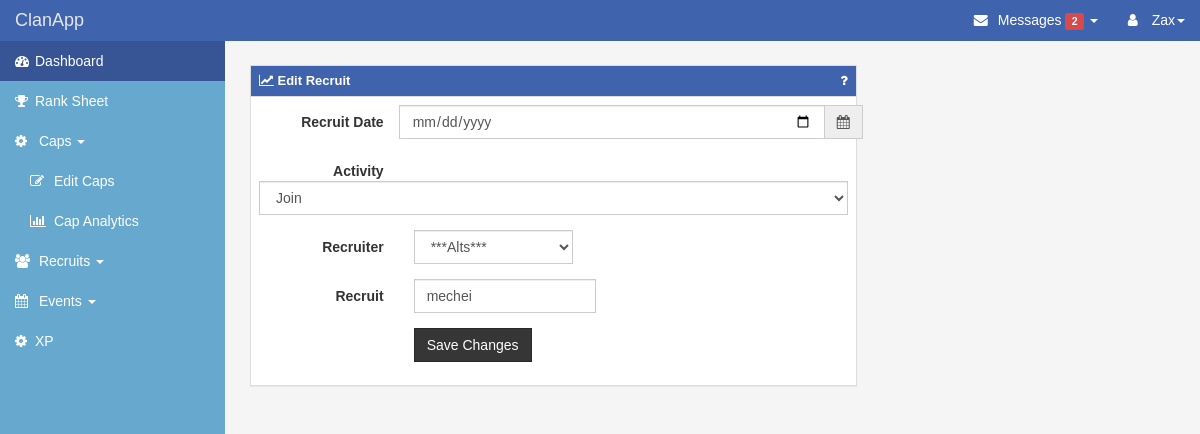
The app's page /recruits/edit/299 (signed in) with its own data.
### app/models.py (models this page shows, shortened)
class Users(db.Model):
    __tablename__ = "users"
    id = db.Column('user_id', db.Integer, primary_key=True)
    username = db.Column('username', db.String(50), unique=True, index=True)
    password_hash = db.Column('password', db.String(128))
    email = db.Column('email', db.String(50), unique=True, index=True)
    @property
    def password(self):
        """ Prevent password from being accessed"""
        raise AttributeError('Password is not a readable attribute.')
    @password.setter
    def password(self, password):
        """Set password to a hashed password"""
        self.password_hash = generate_password_hash(password)
    @property
    def is_authenticated(self):
        return True

class Recruits(db.Model):
    __tablename__ = "recruits"
    id = db.Column(db.Integer, primary_key=True, autoincrement=True, nullable=False)
    recruit_date = db.Column(db.Date, index=True, unique=False)
    activity_type = db.Column(db.String(15), index=True, unique=False)
    recruiter = db.Column(db.String(15), index=True, unique=False)
    recruit = db.Column(db.String(15), index=True, unique=False)
    points = db.Column(db.Integer, index=True, unique=False)
    change_to_recruit_count = db.Column(db.Integer, index=True, unique=False)

### app/recruits/views.py (the view, shortened to what this page needs)
@recruits.route('/recruits/edit/<int:id>', methods=['GET', 'POST'])
@login_required
def edit_recruit(id):
    recruit = models.Recruits.query.get_or_404(id)
    form = RecruitsForm(obj=recruit)
    return render_template('recruits/recruit.html', action="recruits.edit_recruit", id=id, form=form,
                           title="Edit Recruit", button_text="Save Changes")

### app/recruits/forms.py
class RecruitsForm(FlaskForm):
    def __init__(self, *args, **kwargs):
        super(RecruitsForm, self).__init__(*args, **kwargs)
        self.recruiter.choices = [(account.rsn, account.rsn) for account in
                                  models.Accounts.query]  # .filter(models.Accounts.in_clan == 'Yes')]
        self.recruiter.choices.extend([('***Unknown***', '***Unknown***'),
                                       ("***Alts***", "***Alts***"), ("***Founder***", "***Founder***")])
        self.recruiter.choices.sort(key=lambda t: tuple(t[0].lower()))
    recruit_date = DateField('Event Date', format='%Y/%m/%d')
    activity = SelectField("Activity Type Choices", choices=[('Join', 'Join'), ('Leave', 'Leave')],
                           validators=[DataRequired()])
    recruiter = SelectField("RSN Choices", validators=[DataRequired()])
    recruit = StringField('recruit', validators=[DataRequired()])

### app/__init__.py (called while the page is built)
@login_manager.user_loader
def load_user(user_id):
    return models.Users.query.get(int(user_id))

### app/templates/recruits/recruit.html (shortened to what this page needs)
{% extends "layout.html" %}
{% block content %}
<div class="col-md-8">
    <div class="panel panel-primary">
        <div class="panel-heading">
            <h3 class="panel-title"><i class="fa fa-line-chart"></i> {{ title }} <a class="pull-right fa fa-question" href="#" style="text-decoration:none;"></a></h3>
        </div>
        <div class="panel-body">
            <form method="post" action="{{ url_for(action, id=id) }}" id="eventForm" class="form-horizontal">
                <div class="form-group">
                    <label class="col-xs-3 control-label">Recruit Date</label>
                    <div class="input-group input-append date" id="datePicker">
                        {{ form.recruit_date(class_="form-control") }}
                        <span class="input-group-addon add-on"><span class="fa fa-calendar"></span></span>
                    </div>
                </div>
                <div class="form-group">
                    <label class="col-xs-3 control-label">Activity</label>
                    <div class="col-xs-12" name="Activity Type">
                        {{ form.activity(class_="form-control") }}
                    </div>
                </div>
                <div class="form-group">
                    <label class="col-xs-3 control-label">Recruiter</label>
                    <div class="col-xs-5 date">
                        <div class="input-group input-append date">
                            {{ form.recruiter(class_="form-control") }}
                        </div>
                    </div>
                </div>
                <div class="form-group">
                    <label class="col-xs-3 control-label">Recruit</label>
                    <div class="col-xs-5 date">
                        <div class="input-group input-append date">
                            {{ form.recruit(class_="form-control") }}
                        </div>
                    </div>
                </div>
                <div class="form-group">
                    <div class="col-xs-5 col-xs-offset-3">
                        <button type="submit" class="btn btn-default"> {{ button_text }} </button>
                    </div>
                </div>
            </form>
        </div>
    </div>
</div>
{% endblock %}

### app/templates/layout.html (shortened to what this page needs)
<!DOCTYPE html>
<html lang="en">
<head>
    <link href="{{ url_for('static', filename = 'css/bootstrap.min.css') }}" rel="stylesheet" type="text/css">
    <link rel="stylesheet" href="https://maxcdn.bootstrapcdn.com/font-awesome/4.6.3/css/font-awesome.min.css">
    <link id="themecss" rel="stylesheet" type="text/css" href="http://www.shieldui.com/shared/components/latest/css/light/all.min.css" />
    <link rel="stylesheet" href="//cdnjs.cloudflare.com/ajax/libs/bootstrap-datepicker/1.3.0/css/datepicker.min.css" />
    <link rel="stylesheet" href="//cdnjs.cloudflare.com/ajax/libs/bootstrap-datepicker/1.3.0/css/datepicker3.min.css" />
    <link rel="stylesheet" type="text/css" href="{{ url_for('static', filename = 'css/theme.css') }}" />
    <link rel="stylesheet" type="text/css" href="{{ url_for('static', filename = 'css/dashboard.css') }}" />
</head>
<body>
    <div id="wrapper">
        <nav class="navbar navbar-default navbar-fixed-top" role="navigation">
            <div class="navbar-header">
                <a class="navbar-brand" href="index.html" title="ClanApp">ClanApp</a>
            </div>
            <div class="collapse navbar-collapse navbar-ex1-collapse">
                <ul class="nav navbar-nav side-nav">
                    <li class="active"><a href="/index"><i class="fa fa-tachometer" aria-hidden="true"></i><span class="hidden-xs hidden-sm">Dashboard</span></a></li>
                    <li><a href="/ranksheet"><i class="fa fa-trophy"></i><span class="hidden-xs hidden-sm">Rank Sheet</span></a></li>
                    <li class="nav nav-list nav-list-expandable nav-list-expanded">
                        <a><i class="fa fa-cog"></i> Caps <span class="caret"></span></a>
                        <ul class="nav navbar-nav">
                            <li><a href="/caps"><i class="fa fa-edit"></i> Edit Caps</a></li>
                            <li><a href="/viewcaps"><i class="fa fa-bar-chart"></i> Cap Analytics</a></li>
                        </ul>
                    </li>
                    <li class="nav nav-list nav-list-expandable nav-list-expanded">
                        <a><i class="fa fa-users" aria-hidden="true"></i> Recruits <span class="caret"></span></a>
                    </li>
                    <li class="nav nav-list nav-list-expandable nav-list-expanded">
                        <a><i class="fa fa-calendar" aria-hidden="true"></i> Events <span class="caret"></span></a>
                    </li>
                    <li><a href="/xp"><i class="fa fa-cog" aria-hidden="true"></i><span class="hidden-xs hidden-sm">XP</span></a></li>
                </ul>
                <ul class="nav navbar-nav navbar-right navbar-user">
                    <li class="dropdown messages-dropdown">
                        <a href="#" class="dropdown-toggle" data-toggle="dropdown"><i class="fa fa-envelope"></i> Messages <span class="label label-danger">2</span> <b class="caret"></b></a>
                    </li>
                    {% if current_user.is_authenticated %}
                        <li class="dropdown user-dropdown">
                           <a href="#" class="dropdown-toggle" data-toggle="dropdown"><i class="fa fa-user"></i> {{ current_user.username }}<b class="caret"></b></a>
                       </li>
                    {% else %}
                        <li><a href="/login"><i class="fa fa-sign-out"></i> Login</a></li>
                    {% endif %}
                </ul>
            </div>
        </nav>
        <div id="page-wrapper">
            <div class="row">
                    {% block content %} {% endblock %}
            </div>
        </div>
    </div>
</body>
</html>

### app/static/css/dashboard.css (style rules this page uses)
body { padding-top: 40px; font-family: Helvetica,Arial,sans-serif; background-color: #F5F5F5; }
#wrapper { padding-left: 0; }
#page-wrapper { width: 100%; padding: 15px; }
.navbar a { outline: 0; }
.navbar .fa, .navbar .glyphicon { margin-right: 2px; min-width: 18px; }
.navbar-default .side-nav { background-color: #67A9CE; }
.panel .panel-title { font-size: 13px; font-weight: bold; }
.panel .panel-heading { border-radius: 0; }
.nav-list > a { cursor: pointer; }
.nav-list .navbar-nav li { display: block; width: 100%; }
.nav-list .navbar-nav li > a { padding-left: 30px; }
.nav-list-expandable .navbar-nav { display: none; }
.side-nav { overflow: hidden; }
@media (min-width:768px) { #wrapper { padding-left: 225px; } }
@media (min-width:768px) { #page-wrapper { padding: 25px; } }
@media (min-width:768px) { .side-nav { margin-left: -225px; left: 225px; width: 225px; position: fixed; top: 41px; height: 100%; border-radius: 0; border: none; overflow-y: auto; } }
@media (min-width:768px) { .side-nav>li>a { width: 225px; } }
@media (min-width:768px) { .navbar-collapse { padding-left: 15px !important; padding-right: 15px !important; } }

### records on screen
Users: username "Zax"
Recruits: recruiter "***Alts***", recruit "mechei"

### other values on screen
{{ title }} "Edit Recruit"
{{ button_text }} "Save Changes"
